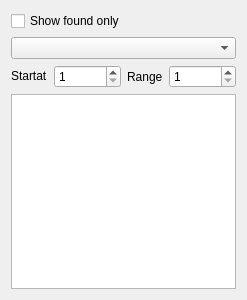
<?xml version="1.0" encoding="UTF-8"?>
<ui version="4.0">
 <class>visatom_findatomDlg</class>
 <widget class="QDialog" name="visatom_findatomDlg">
  <property name="geometry">
   <rect>
    <x>0</x>
    <y>0</y>
    <width>242</width>
    <height>300</height>
   </rect>
  </property>
  <property name="windowTitle">
   <string>Find...</string>
  </property>
  <layout class="QVBoxLayout" name="verticalLayout">
   <item>
    <widget class="QCheckBox" name="showselectedonlycheckBox">
     <property name="text">
      <string>Show found only</string>
     </property>
    </widget>
   </item>
   <item>
    <widget class="QComboBox" name="groupselcomboBox"/>
   </item>
   <item>
    <layout class="QHBoxLayout" name="horizontalLayout">
     <item>
      <widget class="QLabel" name="label">
       <property name="sizePolicy">
        <sizepolicy hsizetype="Fixed" vsizetype="Fixed">
         <horstretch>0</horstretch>
         <verstretch>0</verstretch>
        </sizepolicy>
       </property>
       <property name="text">
        <string>Startat</string>
       </property>
      </widget>
     </item>
     <item>
      <widget class="QSpinBox" name="fromatomspinBox">
       <property name="minimum">
        <number>1</number>
       </property>
       <property name="maximum">
        <number>9999999</number>
       </property>
      </widget>
     </item>
     <item>
      <widget class="QLabel" name="label_3">
       <property name="text">
        <string>Range</string>
       </property>
      </widget>
     </item>
     <item>
      <widget class="QSpinBox" name="widthspinBox">
       <property name="minimum">
        <number>1</number>
       </property>
       <property name="maximum">
        <number>9999999</number>
       </property>
      </widget>
     </item>
    </layout>
   </item>
   <item>
    <widget class="QTreeWidget" name="atominfotreeWidget">
     <property name="autoFillBackground">
      <bool>true</bool>
     </property>
     <property name="alternatingRowColors">
      <bool>true</bool>
     </property>
     <property name="columnCount">
      <number>2</number>
     </property>
     <attribute name="headerVisible">
      <bool>false</bool>
     </attribute>
     <column>
      <property name="text">
       <string notr="true">1</string>
      </property>
     </column>
     <column>
      <property name="text">
       <string notr="true">2</string>
      </property>
     </column>
    </widget>
   </item>
  </layout>
 </widget>
 <resources/>
 <connections>
  <connection>
   <sender>groupselcomboBox</sender>
   <signal>currentIndexChanged(int)</signal>
   <receiver>visatom_findatomDlg</receiver>
   <slot>OnGroupChanged(int)</slot>
   <hints>
    <hint type="sourcelabel">
     <x>167</x>
     <y>19</y>
    </hint>
    <hint type="destinationlabel">
     <x>167</x>
     <y>33</y>
    </hint>
   </hints>
  </connection>
  <connection>
   <sender>fromatomspinBox</sender>
   <signal>valueChanged(int)</signal>
   <receiver>visatom_findatomDlg</receiver>
   <slot>OnStartatomChanged(int)</slot>
   <hints>
    <hint type="sourcelabel">
     <x>101</x>
     <y>46</y>
    </hint>
    <hint type="destinationlabel">
     <x>167</x>
     <y>33</y>
    </hint>
   </hints>
  </connection>
  <connection>
   <sender>widthspinBox</sender>
   <signal>valueChanged(int)</signal>
   <receiver>visatom_findatomDlg</receiver>
   <slot>OnStepChanged(int)</slot>
   <hints>
    <hint type="sourcelabel">
     <x>256</x>
     <y>43</y>
    </hint>
    <hint type="destinationlabel">
     <x>162</x>
     <y>42</y>
    </hint>
   </hints>
  </connection>
  <connection>
   <sender>showselectedonlycheckBox</sender>
   <signal>stateChanged(int)</signal>
   <receiver>visatom_findatomDlg</receiver>
   <slot>OnShowOnlyChanged(int)</slot>
   <hints>
    <hint type="sourcelabel">
     <x>162</x>
     <y>71</y>
    </hint>
    <hint type="destinationlabel">
     <x>162</x>
     <y>44</y>
    </hint>
   </hints>
  </connection>
 </connections>
 <slots>
  <signal>OnFindatomchanged()</signal>
  <slot>OnGroupChanged(int)</slot>
  <slot>OnStartatomChanged(int)</slot>
  <slot>OnStepChanged(int)</slot>
  <slot>OnShowOnlyChanged(int)</slot>
  <slot>OnToatomChanged(int)</slot>
 </slots>
</ui>
